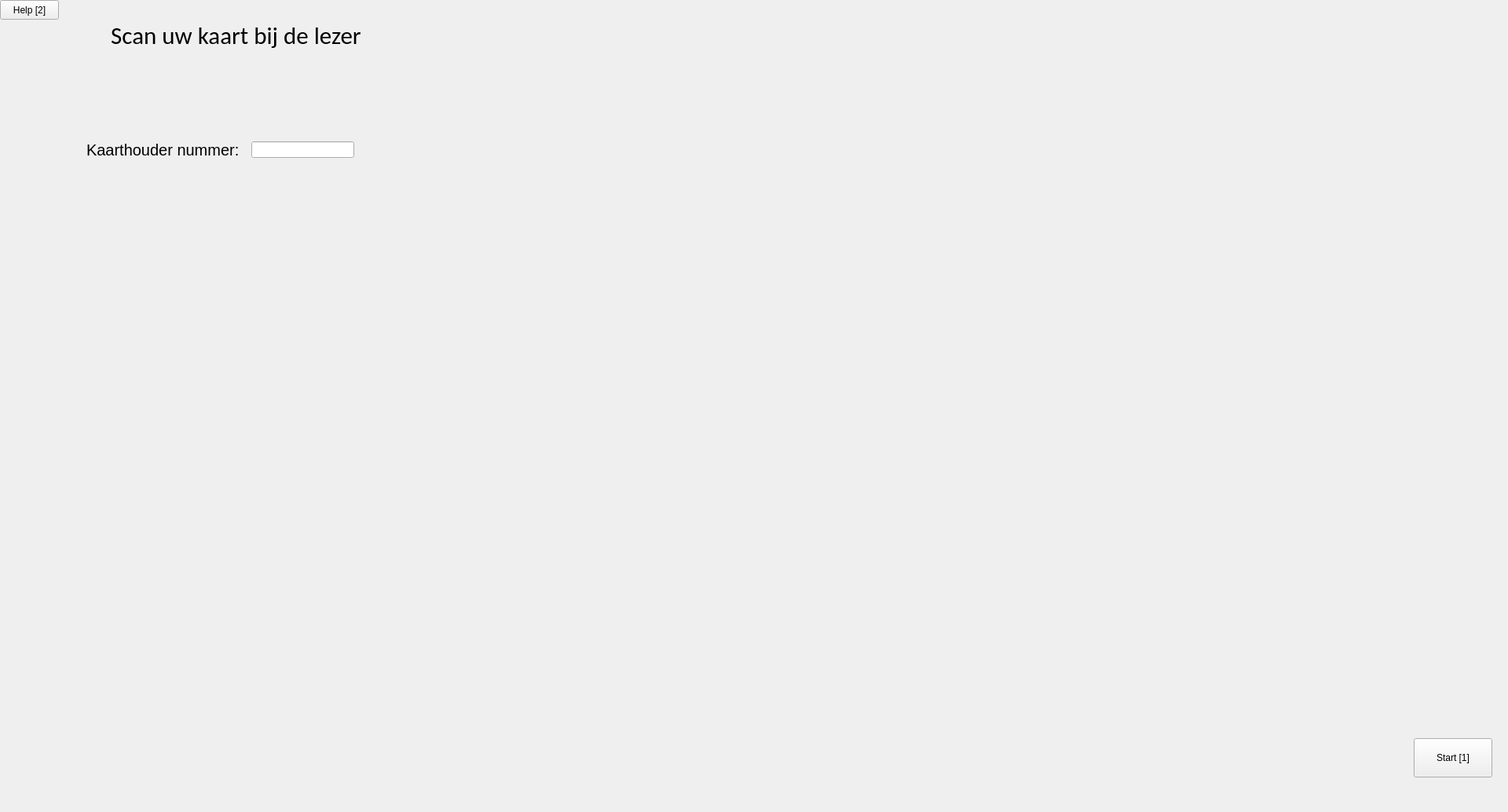
<?xml version="1.0" encoding="UTF-8"?>
<ui version="4.0">
 <class>main</class>
 <widget class="QMainWindow" name="main">
  <property name="geometry">
   <rect>
    <x>0</x>
    <y>0</y>
    <width>1920</width>
    <height>1034</height>
   </rect>
  </property>
  <property name="windowTitle">
   <string>Login</string>
  </property>
  <widget class="QWidget" name="centralwidget">
   <widget class="QLabel" name="label">
    <property name="geometry">
     <rect>
      <x>70</x>
      <y>20</y>
      <width>461</width>
      <height>51</height>
     </rect>
    </property>
    <property name="font">
     <font>
      <family>Calibri</family>
      <pointsize>23</pointsize>
     </font>
    </property>
    <property name="text">
     <string>Scan uw kaart bij de lezer</string>
    </property>
    <property name="alignment">
     <set>Qt::AlignCenter</set>
    </property>
   </widget>
   <widget class="QLabel" name="label_2">
    <property name="geometry">
     <rect>
      <x>110</x>
      <y>180</y>
      <width>201</width>
      <height>21</height>
     </rect>
    </property>
    <property name="font">
     <font>
      <pointsize>15</pointsize>
     </font>
    </property>
    <property name="text">
     <string>Kaarthouder nummer:</string>
    </property>
   </widget>
   <widget class="QPushButton" name="startButton">
    <property name="geometry">
     <rect>
      <x>1800</x>
      <y>940</y>
      <width>100</width>
      <height>50</height>
     </rect>
    </property>
    <property name="text">
     <string>Start [1]</string>
    </property>
   </widget>
   <widget class="QLineEdit" name="lineEdit">
    <property name="geometry">
     <rect>
      <x>320</x>
      <y>180</y>
      <width>131</width>
      <height>21</height>
     </rect>
    </property>
   </widget>
   <widget class="QPushButton" name="helpButton">
    <property name="geometry">
     <rect>
      <x>0</x>
      <y>0</y>
      <width>75</width>
      <height>25</height>
     </rect>
    </property>
    <property name="text">
     <string>Help [2]</string>
    </property>
   </widget>
  </widget>
 </widget>
 <resources/>
 <connections/>
</ui>
